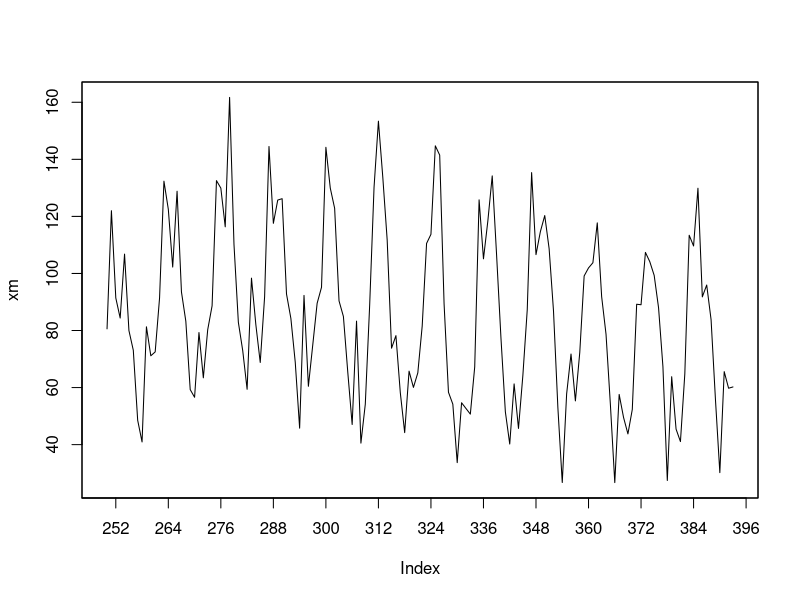
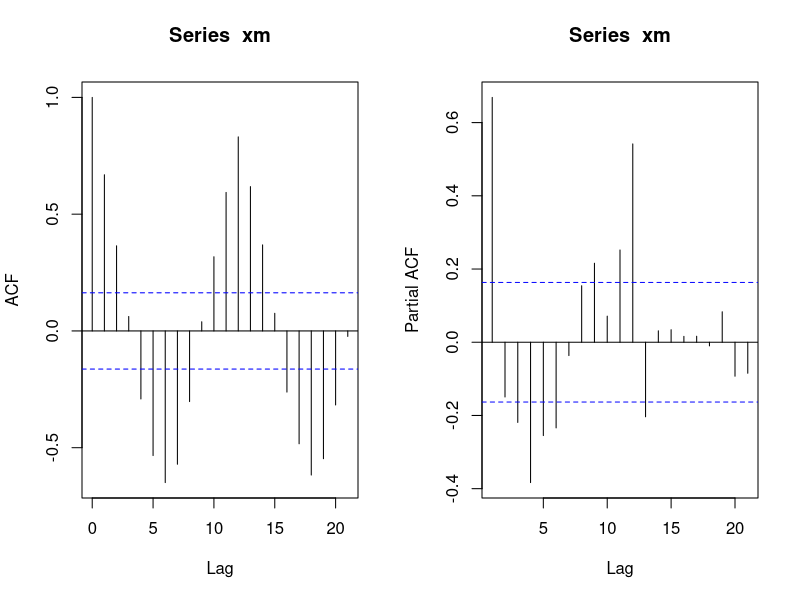
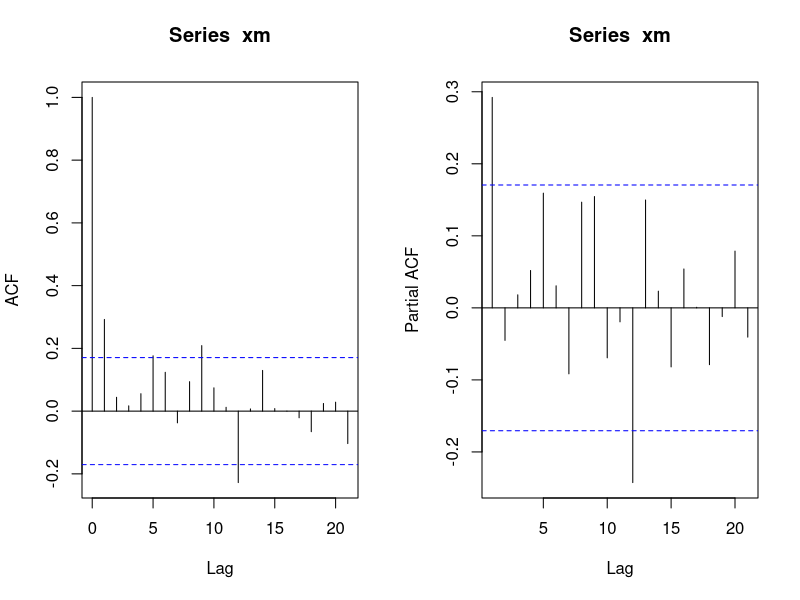
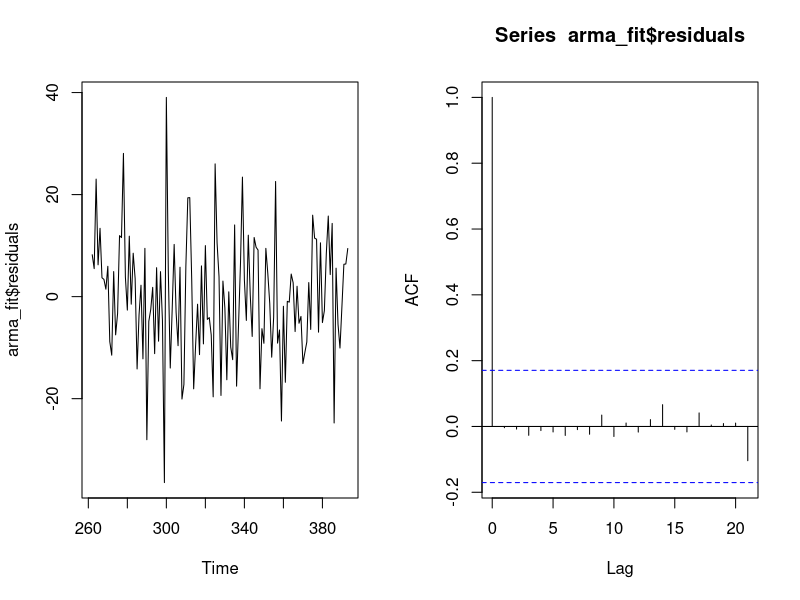
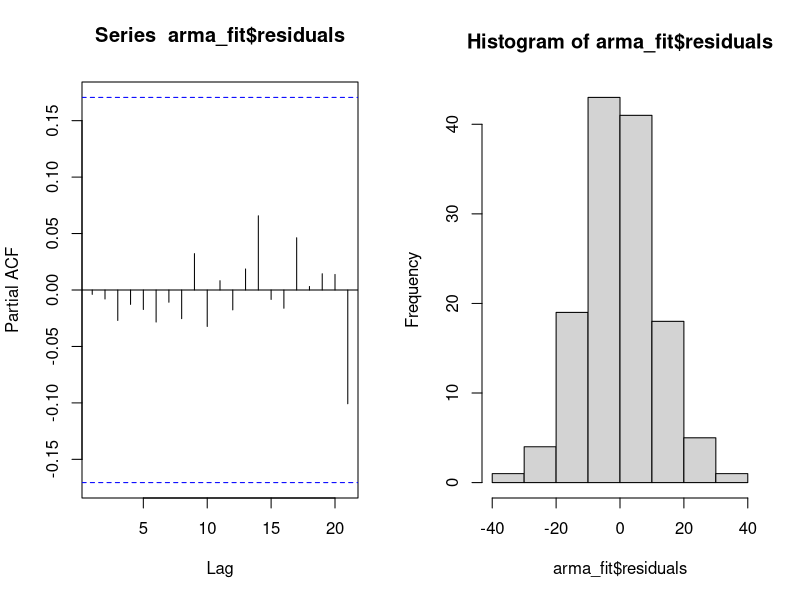
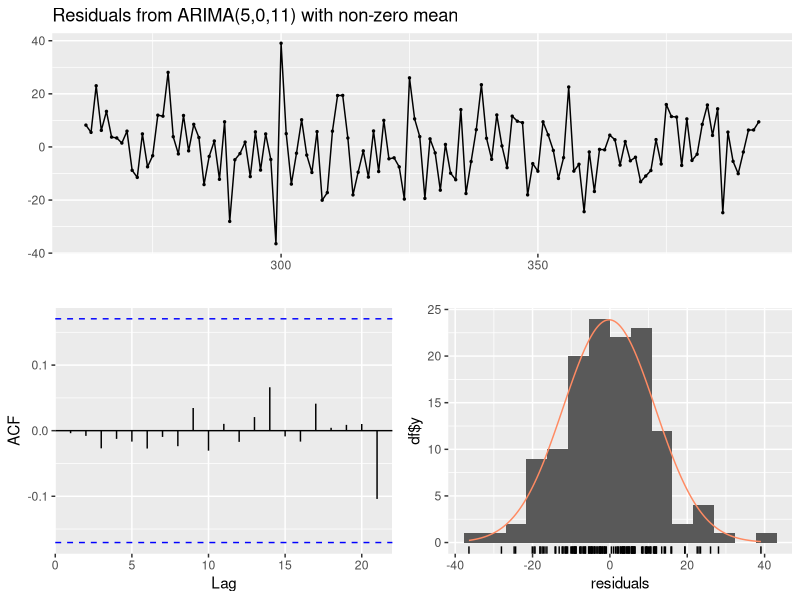
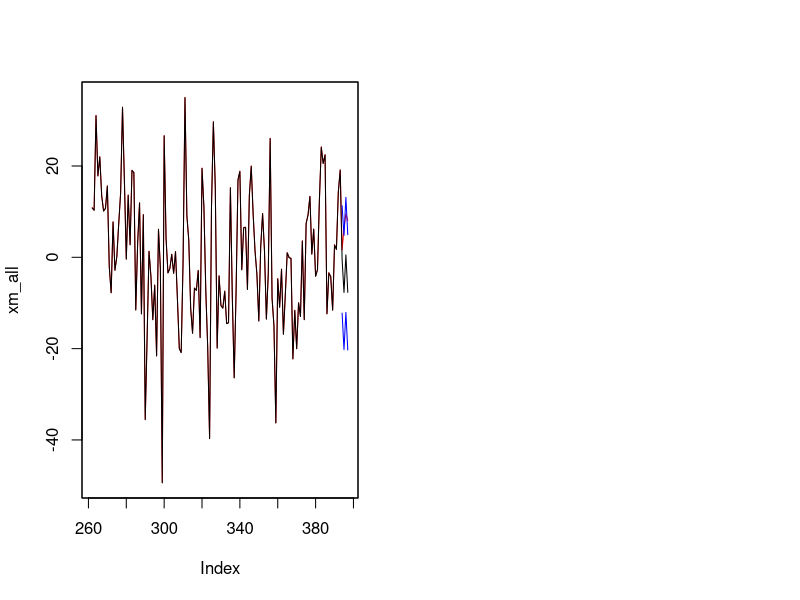

Reproduce these figures in R, in order.
require(zoo)
require(tseries)
library(dplyr)

#base de données
data <- read.csv('valeurs_mensuelles_pesticides.csv', sep=";")
data <- data[2]

data <- as.data.frame(data[-(1:3),])#on enlève les premières lignes qui ne sont pas des données
indice <- as.data.frame(as.numeric(unlist(data)))

xm.source <- zoo(indice[[1]]) #convertit le premier element de data en serie temporelle de type "zoo"
T <- length(xm.source)
test <- tail(xm.source, n=4) #pour comparer nos prévisions avec les vraies données
xm <- xm.source[(250):(T-4)] #pour le modèle

plot(xm, xaxt="n") #plot des données
axis(side=1,at=seq(0,400,12)) #pour mettre l'axe x

par(mfrow=c(1,2))
acf(xm)
pacf(xm) #saisonnalité apparente : saisonnalité de 12 donc annuelle, avec été et hiver différenciés (corr pos et neg)
dev.off()

pp.test(xm) #test de philippe perron, on rejette à 1% l'hypothèse que la série n'est pas stationnaire


#on enlève la saisonnalité apparente
xm <- diff(xm, lag = 12)
par(mfrow=c(1,2))
acf(xm)
pacf(xm) #la saisonnalité a bien disparu sauf sur la pacf


#on retire la moyenne de xm
xm <- xm - mean(xm)

pmax = 12
qmax = 11

#modèle
#tous les modèles
selection_print <- function(pmax, qmax){
  res_aic <- matrix(nrow=pmax, ncol=qmax)
  for (p in 0:pmax){
    for (q in 0:qmax){
      model <- arima(xm, c(p,0, q))
      res_aic[p,q] <- model$aic
      print(c(p,q))
    }}
  return(res_aic)
}

selec <- selection_print(pmax,qmax)
which(selec == min(selec),  arr.ind=TRUE)

p = 5
q = 11

arma_fit <- arima(xm, c(5,0,11))
arma_fit

#résidus
plot(arma_fit$residuals)
acf(arma_fit$residuals)
pacf(arma_fit$residuals)

hist(arma_fit$residuals)
library(forecast)
checkresiduals(arma_fit)

#Q test
#test
Qtests <- function(series, k, fitdf=0) {
  pvals <- apply(matrix(1:k), 1, FUN=function(l) {
    pval <- if (l<=fitdf) NA else Box.test(series, lag=l, type="Ljung-Box", fitdf=fitdf)$p.value
    return(c("lag"=l,"pval"=pval))
  })
  return(t(pvals))
}
Qtests(arma_fit$residuals, 24, 5) #tests de LB pour les ordres 1 a 24
#on rejette le fait que les résidus soient corrélés 

signif <- function(estim){ #fonction de test des significations individuelles des coefficients
  coef <- estim$coef
  se <- sqrt(diag(estim$var.coef))
  t <- coef/se
  pval <- (1-pnorm(abs(t)))*2
  return(rbind(coef,se,pval))
}

signific <- as.data.frame(signif(arma_fit))

#prévision
model_pred <- predict(arma_fit, n.ahead=4)

serie_pred <- zoo(c(xm, model_pred$pred))

xm_all <- xm.source[250:T] - mean(xm.source[250:(T-4)])
xm_all <- diff(xm_all, lag = 12)
plot(xm_all, col = 'red')
lines(serie_pred, col = 'black')

#intervalle de confiance juste pour voir à modif 
IC95_sup <- zoo(model_pred$pred + 1.96*model_pred$se/2)
IC95_low <- zoo(model_pred$pred - 1.96*model_pred$se/2)

lines(IC95_sup, col = 'blue')
lines(IC95_low, col = 'blue')

#calcul rmse  
rmse <- sqrt(sum((model_pred$pred - tail(xm_all, n=4))**2)/4)
